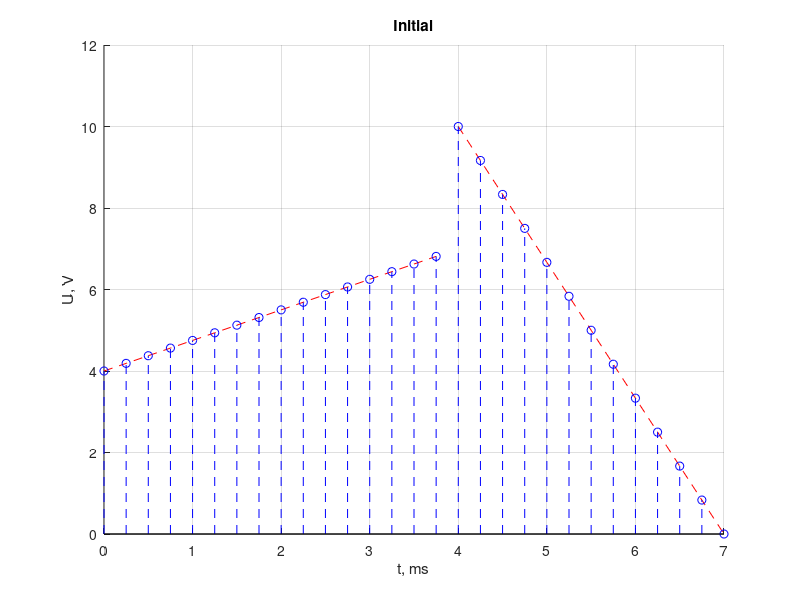
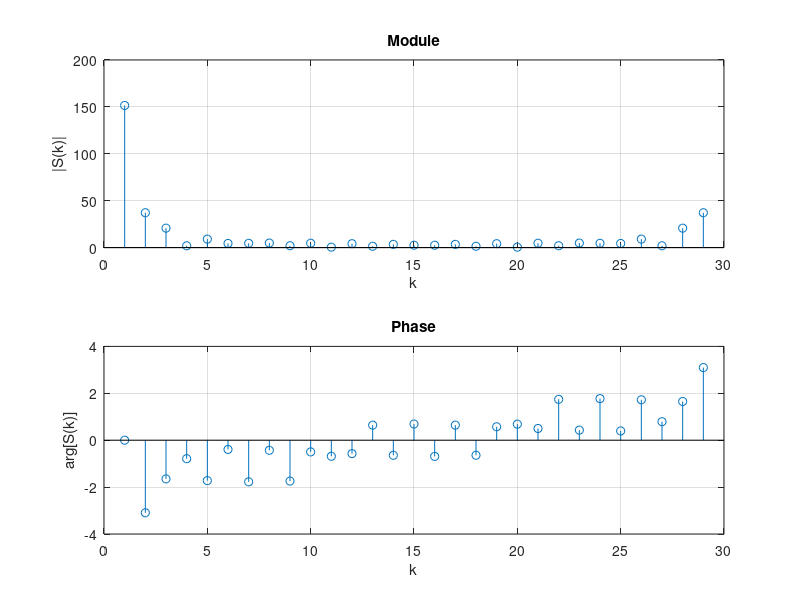

Write MATLAB code to recreate these figures, in order.
% --- DATA (v. 9) ---

U1 = 4; U2 = 7; U3 = 10; U4 = 0;
T1 = 4; T2 = 7;
Fa = 4;
Ta = 1 / Fa;

k1 = (U2 - U1) / (T1 - 0);
b1 = U1 - k1 * 0;
k2 = (U4 - U3) / (T2 - T1);
b2 = U3 - k2 * T1;

ti1 = 0 : Ta : T1 - Ta;
ti2 = T1 : Ta : T2;
fi1 = k1 * ti1 + b1;
fi2 = k2 * ti2 + b2;

t1 = 0 : Ta : T1 - Ta;
t2 = T1 : Ta : T2;
t = [t1 t2];
f1 = k1 * t1 + b1;
f2 = k2 * t2 + b2;
U = [f1 f2];

figure;
hold on;
grid on;
plot(t1, fi1, 'r--');
plot(ti2, fi2, 'r--');
stem(t, U, 'b--');
title('Initial');
xlabel('t, ms');
ylabel('U, V');

% --- FFT (Fast Fourier Transform) ---

S = fft(U);

figure
subplot(2, 1, 1);
stem(abs(S));
title('Module');
xlabel('k');
ylabel('|S(k)|');
grid on;
subplot(2, 1, 2);
stem(angle(S));
title('Phase');
xlabel('k');
ylabel('arg[S(k)]');
grid on;
